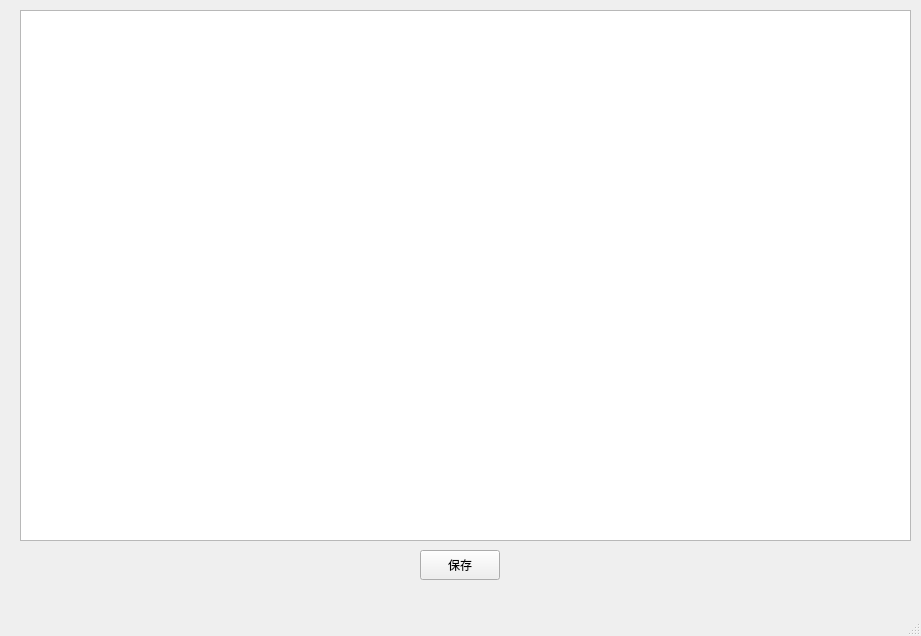
<?xml version="1.0" encoding="UTF-8"?>
<ui version="4.0">
 <class>MainWindow</class>
 <widget class="QMainWindow" name="MainWindow">
  <property name="geometry">
   <rect>
    <x>0</x>
    <y>0</y>
    <width>921</width>
    <height>636</height>
   </rect>
  </property>
  <property name="windowTitle">
   <string>MainWindow</string>
  </property>
  <widget class="QWidget" name="centralwidget">
   <property name="sizePolicy">
    <sizepolicy hsizetype="Expanding" vsizetype="Expanding">
     <horstretch>0</horstretch>
     <verstretch>0</verstretch>
    </sizepolicy>
   </property>
   <widget class="MyTreeView" name="treeView">
    <property name="geometry">
     <rect>
      <x>20</x>
      <y>10</y>
      <width>891</width>
      <height>531</height>
     </rect>
    </property>
    <property name="sizePolicy">
     <sizepolicy hsizetype="MinimumExpanding" vsizetype="MinimumExpanding">
      <horstretch>0</horstretch>
      <verstretch>0</verstretch>
     </sizepolicy>
    </property>
    <property name="layoutDirection">
     <enum>Qt::LeftToRight</enum>
    </property>
    <property name="styleSheet">
     <string notr="true"/>
    </property>
   </widget>
   <widget class="QPushButton" name="pushButton">
    <property name="geometry">
     <rect>
      <x>420</x>
      <y>550</y>
      <width>80</width>
      <height>30</height>
     </rect>
    </property>
    <property name="text">
     <string>保存</string>
    </property>
   </widget>
  </widget>
  <widget class="QMenuBar" name="menubar">
   <property name="geometry">
    <rect>
     <x>0</x>
     <y>0</y>
     <width>921</width>
     <height>26</height>
    </rect>
   </property>
  </widget>
  <widget class="QStatusBar" name="statusbar"/>
 </widget>
 <customwidgets>
  <customwidget>
   <class>MyTreeView</class>
   <extends>QTreeView</extends>
   <header>mytreeview.h</header>
  </customwidget>
 </customwidgets>
 <resources/>
 <connections/>
</ui>
